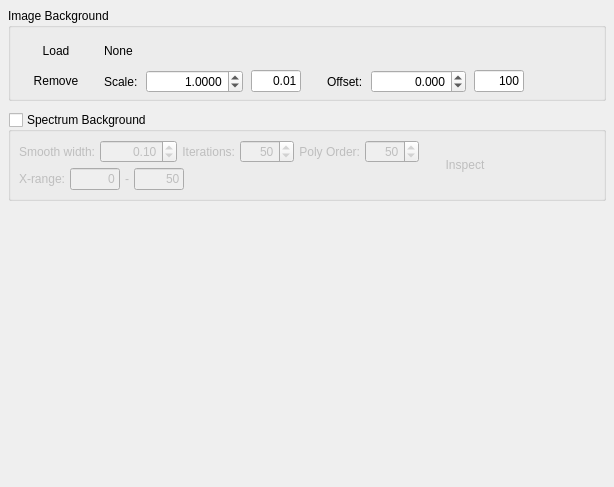
       <widget class="QWidget" name="bkg_tab">
        <attribute name="title">
         <string>Bkg</string>
        </attribute>
        <layout class="QVBoxLayout" name="verticalLayout_20">
         <property name="spacing">
          <number>5</number>
         </property>
         <property name="margin">
          <number>8</number>
         </property>
         <item>
          <widget class="QGroupBox" name="groupBox_5">
           <property name="title">
            <string>Image Background</string>
           </property>
           <property name="flat">
            <bool>true</bool>
           </property>
           <layout class="QGridLayout" name="gridLayout_5">
            <property name="leftMargin">
             <number>5</number>
            </property>
            <property name="topMargin">
             <number>12</number>
            </property>
            <property name="rightMargin">
             <number>5</number>
            </property>
            <property name="bottomMargin">
             <number>5</number>
            </property>
            <property name="spacing">
             <number>8</number>
            </property>
            <item row="1" column="8">
             <spacer name="horizontalSpacer_2">
              <property name="orientation">
               <enum>Qt::Horizontal</enum>
              </property>
              <property name="sizeHint" stdset="0">
               <size>
                <width>40</width>
                <height>20</height>
               </size>
              </property>
             </spacer>
            </item>
            <item row="1" column="6">
             <widget class="QDoubleSpinBox" name="bkg_image_offset_sb">
              <property name="sizePolicy">
               <sizepolicy hsizetype="Maximum" vsizetype="Fixed">
                <horstretch>0</horstretch>
                <verstretch>0</verstretch>
               </sizepolicy>
              </property>
              <property name="maximumSize">
               <size>
                <width>120</width>
                <height>16777215</height>
               </size>
              </property>
              <property name="alignment">
               <set>Qt::AlignRight|Qt::AlignTrailing|Qt::AlignVCenter</set>
              </property>
              <property name="decimals">
               <number>3</number>
              </property>
              <property name="minimum">
               <double>-999999999.000000000000000</double>
              </property>
              <property name="maximum">
               <double>999999999.000000000000000</double>
              </property>
              <property name="singleStep">
               <double>100.000000000000000</double>
              </property>
              <property name="value">
               <double>0.000000000000000</double>
              </property>
             </widget>
            </item>
            <item row="1" column="2">
             <widget class="QDoubleSpinBox" name="bkg_image_scale_sb">
              <property name="sizePolicy">
               <sizepolicy hsizetype="Fixed" vsizetype="Fixed">
                <horstretch>0</horstretch>
                <verstretch>0</verstretch>
               </sizepolicy>
              </property>
              <property name="minimumSize">
               <size>
                <width>0</width>
                <height>0</height>
               </size>
              </property>
              <property name="maximumSize">
               <size>
                <width>120</width>
                <height>16777215</height>
               </size>
              </property>
              <property name="alignment">
               <set>Qt::AlignRight|Qt::AlignTrailing|Qt::AlignVCenter</set>
              </property>
              <property name="decimals">
               <number>4</number>
              </property>
              <property name="maximum">
               <double>999999.000000000000000</double>
              </property>
              <property name="singleStep">
               <double>0.010000000000000</double>
              </property>
              <property name="value">
               <double>1.000000000000000</double>
              </property>
             </widget>
            </item>
            <item row="1" column="0">
             <widget class="QPushButton" name="bkg_image_delete_btn">
              <property name="minimumSize">
               <size>
                <width>75</width>
                <height>0</height>
               </size>
              </property>
              <property name="text">
               <string>Remove</string>
              </property>
              <property name="flat">
               <bool>true</bool>
              </property>
             </widget>
            </item>
            <item row="1" column="1">
             <widget class="QLabel" name="label_19">
              <property name="text">
               <string>Scale:</string>
              </property>
             </widget>
            </item>
            <item row="1" column="5">
             <widget class="QLabel" name="label_20">
              <property name="text">
               <string>Offset:</string>
              </property>
             </widget>
            </item>
            <item row="0" column="0">
             <widget class="QPushButton" name="bkg_image_load_btn">
              <property name="minimumSize">
               <size>
                <width>75</width>
                <height>0</height>
               </size>
              </property>
              <property name="text">
               <string>Load</string>
              </property>
              <property name="flat">
               <bool>true</bool>
              </property>
             </widget>
            </item>
            <item row="1" column="7">
             <widget class="QLineEdit" name="bkg_image_offset_step_txt">
              <property name="sizePolicy">
               <sizepolicy hsizetype="Fixed" vsizetype="Fixed">
                <horstretch>0</horstretch>
                <verstretch>0</verstretch>
               </sizepolicy>
              </property>
              <property name="maximumSize">
               <size>
                <width>50</width>
                <height>16777215</height>
               </size>
              </property>
              <property name="text">
               <string>100</string>
              </property>
              <property name="alignment">
               <set>Qt::AlignRight|Qt::AlignTrailing|Qt::AlignVCenter</set>
              </property>
             </widget>
            </item>
            <item row="0" column="1" colspan="8">
             <widget class="QLabel" name="bkg_image_filename_lbl">
              <property name="text">
               <string>None</string>
              </property>
             </widget>
            </item>
            <item row="1" column="3">
             <widget class="QLineEdit" name="bkg_image_scale_step_txt">
              <property name="sizePolicy">
               <sizepolicy hsizetype="Fixed" vsizetype="Fixed">
                <horstretch>0</horstretch>
                <verstretch>0</verstretch>
               </sizepolicy>
              </property>
              <property name="maximumSize">
               <size>
                <width>50</width>
                <height>16777215</height>
               </size>
              </property>
              <property name="text">
               <string>0.01</string>
              </property>
              <property name="alignment">
               <set>Qt::AlignRight|Qt::AlignTrailing|Qt::AlignVCenter</set>
              </property>
             </widget>
            </item>
            <item row="1" column="4">
             <spacer name="horizontalSpacer_3">
              <property name="orientation">
               <enum>Qt::Horizontal</enum>
              </property>
              <property name="sizeType">
               <enum>QSizePolicy::Fixed</enum>
              </property>
              <property name="sizeHint" stdset="0">
               <size>
                <width>10</width>
                <height>20</height>
               </size>
              </property>
             </spacer>
            </item>
           </layout>
          </widget>
         </item>
         <item>
          <spacer name="verticalSpacer_12">
           <property name="orientation">
            <enum>Qt::Vertical</enum>
           </property>
           <property name="sizeType">
            <enum>QSizePolicy::Fixed</enum>
           </property>
           <property name="sizeHint" stdset="0">
            <size>
             <width>20</width>
             <height>6</height>
            </size>
           </property>
          </spacer>
         </item>
         <item>
          <widget class="QGroupBox" name="bkg_spectrum_gb">
           <property name="title">
            <string>Spectrum Background</string>
           </property>
           <property name="flat">
            <bool>true</bool>
           </property>
           <property name="checkable">
            <bool>true</bool>
           </property>
           <property name="checked">
            <bool>false</bool>
           </property>
           <layout class="QHBoxLayout" name="horizontalLayout_41">
            <property name="margin">
             <number>8</number>
            </property>
            <item>
             <layout class="QVBoxLayout" name="verticalLayout_24">
              <property name="spacing">
               <number>5</number>
              </property>
              <item>
               <layout class="QHBoxLayout" name="horizontalLayout_42">
                <item>
                 <widget class="QLabel" name="label_34">
                  <property name="text">
                   <string>Smooth width:</string>
                  </property>
                  <property name="alignment">
                   <set>Qt::AlignRight|Qt::AlignTrailing|Qt::AlignVCenter</set>
                  </property>
                 </widget>
                </item>
                <item>
                 <widget class="QDoubleSpinBox" name="bkg_spectrum_smooth_width_sb">
                  <property name="minimumSize">
                   <size>
                    <width>70</width>
                    <height>0</height>
                   </size>
                  </property>
                  <property name="sizeIncrement">
                   <size>
                    <width>0</width>
                    <height>0</height>
                   </size>
                  </property>
                  <property name="baseSize">
                   <size>
                    <width>0</width>
                    <height>0</height>
                   </size>
                  </property>
                  <property name="alignment">
                   <set>Qt::AlignRight|Qt::AlignTrailing|Qt::AlignVCenter</set>
                  </property>
                  <property name="maximum">
                   <double>99999.000000000000000</double>
                  </property>
                  <property name="singleStep">
                   <double>0.010000000000000</double>
                  </property>
                  <property name="value">
                   <double>0.100000000000000</double>
                  </property>
                 </widget>
                </item>
                <item>
                 <widget class="QLabel" name="label_35">
                  <property name="text">
                   <string>Iterations:</string>
                  </property>
                  <property name="alignment">
                   <set>Qt::AlignRight|Qt::AlignTrailing|Qt::AlignVCenter</set>
                  </property>
                 </widget>
                </item>
                <item>
                 <widget class="QSpinBox" name="bkg_spectrum_iterations_sb">
                  <property name="minimumSize">
                   <size>
                    <width>50</width>
                    <height>0</height>
                   </size>
                  </property>
                  <property name="alignment">
                   <set>Qt::AlignRight|Qt::AlignTrailing|Qt::AlignVCenter</set>
                  </property>
                  <property name="maximum">
                   <number>9999</number>
                  </property>
                  <property name="value">
                   <number>50</number>
                  </property>
                 </widget>
                </item>
                <item>
                 <widget class="QLabel" name="label_36">
                  <property name="text">
                   <string>Poly Order:</string>
                  </property>
                  <property name="alignment">
                   <set>Qt::AlignRight|Qt::AlignTrailing|Qt::AlignVCenter</set>
                  </property>
                 </widget>
                </item>
                <item>
                 <widget class="QSpinBox" name="bkg_spectrum_poly_order_sb">
                  <property name="minimumSize">
                   <size>
                    <width>50</width>
                    <height>0</height>
                   </size>
                  </property>
                  <property name="alignment">
                   <set>Qt::AlignRight|Qt::AlignTrailing|Qt::AlignVCenter</set>
                  </property>
                  <property name="maximum">
                   <number>9999</number>
                  </property>
                  <property name="value">
                   <number>50</number>
                  </property>
                 </widget>
                </item>
               </layout>
              </item>
              <item>
               <layout class="QHBoxLayout" name="horizontalLayout_43">
                <item>
                 <widget class="QLabel" name="label_37">
                  <property name="text">
                   <string>X-range:</string>
                  </property>
                  <property name="alignment">
                   <set>Qt::AlignRight|Qt::AlignTrailing|Qt::AlignVCenter</set>
                  </property>
                 </widget>
                </item>
                <item>
                 <widget class="QLineEdit" name="bkg_spectrum_x_min_txt">
                  <property name="maximumSize">
                   <size>
                    <width>50</width>
                    <height>16777215</height>
                   </size>
                  </property>
                  <property name="text">
                   <string>0</string>
                  </property>
                  <property name="alignment">
                   <set>Qt::AlignRight|Qt::AlignTrailing|Qt::AlignVCenter</set>
                  </property>
                 </widget>
                </item>
                <item>
                 <widget class="QLabel" name="label_38">
                  <property name="text">
                   <string>-</string>
                  </property>
                 </widget>
                </item>
                <item>
                 <widget class="QLineEdit" name="bkg_spectrum_x_max_txt">
                  <property name="maximumSize">
                   <size>
                    <width>50</width>
                    <height>16777215</height>
                   </size>
                  </property>
                  <property name="text">
                   <string>50</string>
                  </property>
                  <property name="alignment">
                   <set>Qt::AlignRight|Qt::AlignTrailing|Qt::AlignVCenter</set>
                  </property>
                 </widget>
                </item>
                <item>
                 <spacer name="horizontalSpacer_19">
                  <property name="orientation">
                   <enum>Qt::Horizontal</enum>
                  </property>
                  <property name="sizeHint" stdset="0">
                   <size>
                    <width>40</width>
                    <height>20</height>
                   </size>
                  </property>
                 </spacer>
                </item>
               </layout>
              </item>
             </layout>
            </item>
            <item>
             <widget class="QPushButton" name="bkg_spectrum_inspect_btn">
              <property name="sizePolicy">
               <sizepolicy hsizetype="Minimum" vsizetype="Minimum">
                <horstretch>0</horstretch>
                <verstretch>0</verstretch>
               </sizepolicy>
              </property>
              <property name="baseSize">
               <size>
                <width>0</width>
                <height>50</height>
               </size>
              </property>
              <property name="text">
               <string>Inspect</string>
              </property>
              <property name="checkable">
               <bool>true</bool>
              </property>
              <property name="flat">
               <bool>true</bool>
              </property>
             </widget>
            </item>
            <item>
             <spacer name="horizontalSpacer_18">
              <property name="orientation">
               <enum>Qt::Horizontal</enum>
              </property>
              <property name="sizeHint" stdset="0">
               <size>
                <width>90</width>
                <height>20</height>
               </size>
              </property>
             </spacer>
            </item>
           </layout>
          </widget>
         </item>
         <item>
          <spacer name="verticalSpacer_11">
           <property name="orientation">
            <enum>Qt::Vertical</enum>
           </property>
           <property name="sizeHint" stdset="0">
            <size>
             <width>20</width>
             <height>278</height>
            </size>
           </property>
          </spacer>
         </item>
        </layout>
       </widget>
